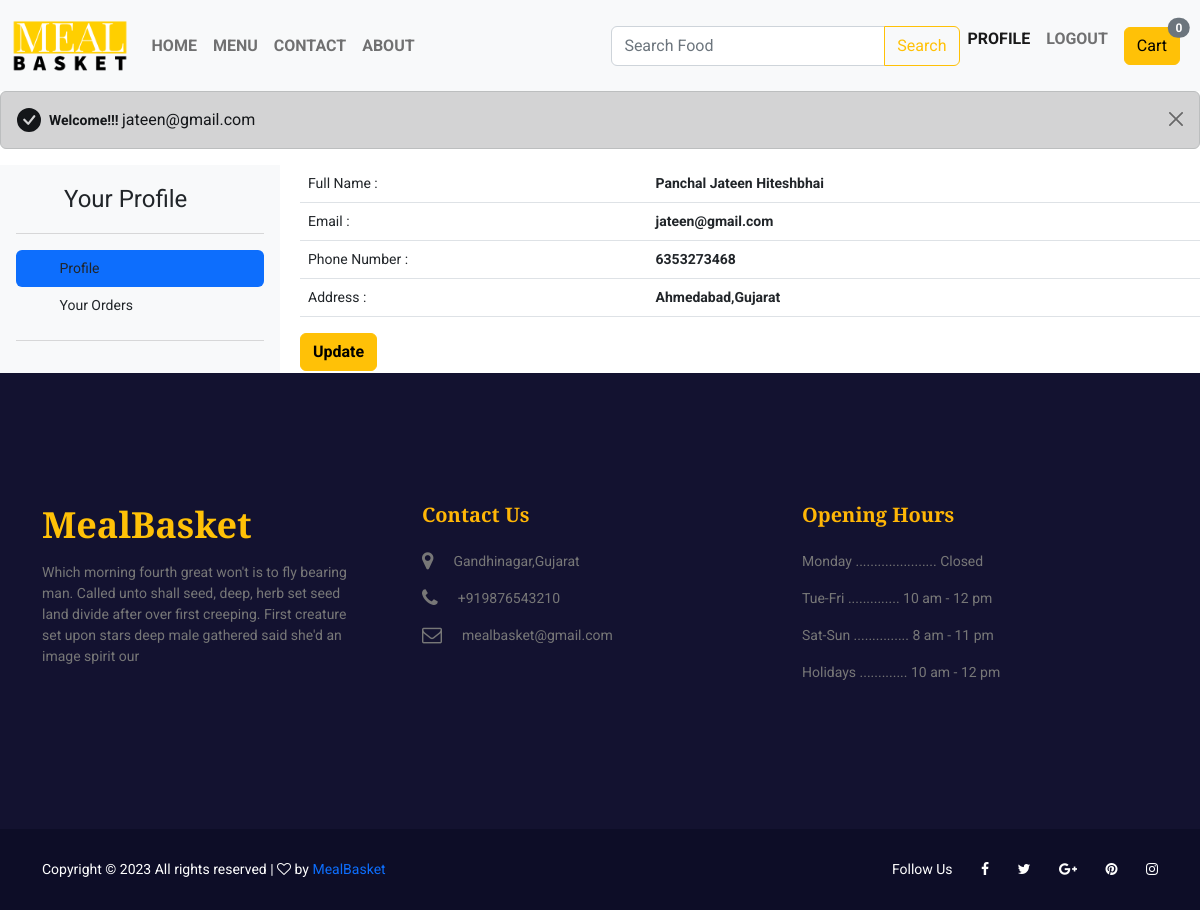
The page /showuserprofile (signed in) on the database its author committed.
### applications/accounts/models.py (models this page shows, shortened)
class User(AbstractBaseUser, PermissionsMixin):
    email = models.EmailField(max_length=254, unique=True)
    name = models.CharField(max_length=254, null=True, blank=True)
    is_staff = models.BooleanField(default=False)
    is_superuser = models.BooleanField(default=False)
    is_active = models.BooleanField(default=True)
    is_customer = models.BooleanField('Is Customer',default=False,)
    is_deliveryboy = models.BooleanField('Is DeliveryBoy',default=False)
    is_restaurantowner = models.BooleanField('Is RestaurantOwner',default=False)
    is_admin = models.BooleanField('Is Admin',default=True)
    last_login = models.DateTimeField(null=True, blank=True)
    date_joined = models.DateTimeField(auto_now_add=True)
    USERNAME_FIELD = 'email'
    EMAIL_FIELD = 'email'
    REQUIRED_FIELDS = ['is_customer','is_deliveryboy','is_restaurantowner']
    objects = UserManager()

### applications/customer/models.py (models this page shows, shortened)
class Profile(models.Model):
    user = models.OneToOneField(User, on_delete=models.CASCADE)
    Customer_Fullname = models.CharField(max_length=100)
    Customer_Email = models.EmailField()
    Customer_Phoneno = models.CharField(max_length=10)
    Customer_Address = models.TextField()

### applications/customer/views.py (the view)
# urls.py: path('showuserprofile', views.showuserprofile, name='showuserprofile'),
def showuserprofile(request):
    current_user = request.user
    custdata1 = Profile.objects.filter(user__id=request.user.id)
    return render(request, "customer/showuserprofile.html", {'custdata1': custdata1})

### applications/cart/context_processor.py (called while the page is built)
def cart_total_amount(request):
	if request.user.is_authenticated:
		cart = Cart(request)
		total_bill = 0.0
		for key,value in request.session['cart'].items():
			total_bill = total_bill + (float(value['price']) * value['quantity'])
		return {'cart_total_amount' : total_bill}
	else:
		return {'cart_total_amount' : 0}

### templates/customer/showuserprofile.html (shortened to what this page needs)
{% extends "customer/profilebase.html" %}
{% block profilecontent %}
{% load static %}
{% for i in custdata1 %}
{% if request.user.is_authenticated %}
        <table class="table table-striped">
            <thead>
              <tr>
                  <th scope="col" class="fw-normal">Full Name : </th>
                  <th scope="col">{{i.Customer_Fullname}}</th>
                </tr>
                  <tr>
                      <th scope="col" class="fw-normal">Email :</th>
                      <th scope="col">{{i.Customer_Email}}</th>
                    </tr>
                    <tr>
                        <th scope="col" class="fw-normal">Phone Number :</th>
                        <th scope="col">{{i.Customer_Phoneno}}</th>
                    </tr>
                        <tr>
                <th scope="col" class="fw-normal">Address :</th>
                <th scope="col">{{i.Customer_Address}}</th>
              </tr>
            </thead>
        </table>
        <a href="{% url 'updateuserprofile' i.id %}" class="btn btn-warning fw-bold">Update</a>
        {% endif %}
        {% endfor %}
{% endblock %}

### templates/customer/custbase.html (shortened to what this page needs)
{% load static %}
{% url 'custhomepage' as custhomepage %}
{% url 'menu' as menu %}
{% url 'contact' as contact %}
{% url 'showuserprofile' as showuserprofile %}
{% url 'foodcart' as foodcart %}
<!DOCTYPE html>
<html>
<head>
    <link href="https://cdn.jsdelivr.net/npm/bootstrap@5.0.2/dist/css/bootstrap.min.css" rel="stylesheet"
>
    <link rel="stylesheet" href="{% static 'assets/css/animate-3.7.0.css' %}">
    <link rel="stylesheet" href="{% static 'assets/css/font-awesome-4.7.0.min.css' %}">
    <link rel="stylesheet" href="{% static 'assets/css/bootstrap.min.css' %}">
    <link rel="stylesheet" href="{% static 'assets/css/owl-carousel.min.css' %}">
    <link rel="stylesheet" href="{% static 'assets/css/jquery.datetimepicker.min.css' %}">
    <link rel="stylesheet" href="{% static '../static/assets/css/style.css' %}">
</head>
<body>
    <nav class="navbar navbar-expand-lg navbar-light bg-light">
        <div class="container-fluid">
            <a class="navbar-brand" href="/"><img src="{% static '../static/assets/images/logo/mealbasket1.png' %}"
                    height="65px" alt=""></a>
            <div class="collapse navbar-collapse" id="navbarSupportedContent">
                <ul class="navbar-nav me-auto mb-2 mb-lg-0">
                    <li class="nav-item">
                        <a class="nav-link  fw-bold fs-6" aria-current="page" href="{% url 'custhomepage' %}">HOME</a>
                    </li>
                    <li class="nav-item">
                        <a class="nav-link
                              fw-bold fs-6" href="{% url 'menu' %}">MENU</a>
                    </li>
                    <li class="nav-item">
                        <a class="nav-link  fw-bold fs-6" href="{% url 'contact' %}">CONTACT</a>
                    </li>
                    <li class="nav-item">
                        <a class="nav-link fw-bold fs-6" href="#">ABOUT</a>
                    </li>
                </ul>
                <div class="col-lg-4 col-6 text-left">
                    <form action="{% url 'search_results' %}">
                        <div class="input-group">
                            <input style="height:40px;" type="text" name="q" class="form-control" placeholder="Search Food">
                            <input type="submit" value="Search" class="btn btn-outline-warning">
                        </div>
                    </form>
                </div>
                <ul class="navbar-nav mb-2 mb-lg-0">
                    {% if request.user.is_authenticated %}
                    <li class="nav-item">
                        <a href="{% url 'showuserprofile' %}"
                            class="text-decoration-none {% if request.path == showuserprofile %}
                            active
                        {% endif %}  nav-link fw-bold fs-6" >PROFILE</a></li>
                    <li class="nav-item"><a href="{% url 'custlogout' %}"
                            class="text-decoration-none nav-link fw-bold fs-6">LOGOUT</a></li>
                    <li class="nav-item ml-2"><a href="{% url 'foodcart' %}"
                            class="text-decoration-none nav-link fw-bold fs-6 ">
                            <button type="button" class="btn {% if request.path == foodcart %}
                            btn-danger
                            {% else %}
                            btn-warning
                            {% endif %} position-relative">
                            Cart
                                <span
                                    class="position-absolute top-0 start-100 translate-middle badge rounded-pill bg-secondary">
                                    {{request.session.cart|length}}
                                </span>
                            </button>
                        </a></li>
                    {% endif %}
                </ul>
            </div>
        </div>
    </nav>
    {% if request.user.is_authenticated %}
    <div class="alert alert-dark d-flex align-items-center alert-dismissible fade show" role="alert">
        <svg class="bi flex-shrink-0 me-2" width="24" height="24" role="img" aria-label="Success:"><use xlink:href="#check-circle-fill"/></svg>
        <div>
            <strong> Welcome!!!   </strong> <label for="" class="fs-6 ">{{request.user.email}}</label>
            <button type="button" class="btn-close" data-bs-dismiss="alert" aria-label="Close"></button>
        </div>
      </div>
      {% endif %}
    {% block content %} {% endblock %}
    <footer class="footer-area">
        <div class="footer-widget section-padding">
            <div class="container">
                <div class="row">
                    <div class="col-md-4">
                        <div class="single-widget single-widget1">
                            <a href="index.html" class="text-decoration-none">
                                <h3 class="text-warning">MealBasket</h3>
                            </a>
                            <p class="mt-3">Which morning fourth great won't is to fly bearing man. Called unto shall
                                seed, deep, herb set seed land divide after over first creeping. First creature set upon
                                stars deep male gathered said she'd an image spirit our</p>
                        </div>
                    </div>
                    <div class="col-md-4">
                        <div class="single-widget single-widget2 my-5 my-md-0">
                            <h5 class="mb-4">contact us</h5>
                            <div class="d-flex">
                                <div class="into-icon">
                                    <i class="fa fa-map-marker"></i>
                                </div>
                                <div class="info-text">
                                    <p>Gandhinagar,Gujarat </p>
                                </div>
                            </div>
                            <div class="d-flex">
                                <div class="into-icon">
                                    <i class="fa fa-phone"></i>
                                </div>
                                <div class="info-text">
                                    <p>+919876543210</p>
                                </div>
                            </div>
                            <div class="d-flex">
                                <div class="into-icon">
                                    <i class="fa fa-envelope-o"></i>
                                </div>
                                <div class="info-text">
                                    <p>mealbasket@gmail.com</p>
                                </div>
                            </div>
                        </div>
                    </div>
                    <div class="col-md-4">
                        <div class="single-widget single-widget3">
                            <h5 class="mb-4">opening hours</h5>
                            <p>Monday ...................... Closed</p>
                            <p>Tue-Fri .............. 10 am - 12 pm</p>
                            <p>Sat-Sun ............... 8 am - 11 pm</p>
                            <p>Holidays ............. 10 am - 12 pm</p>
                        </div>
                    </div>
                </div>
            </div>
        </div>
        <div class="footer-copyright">
            <div class="container">
                <div class="row">
                    <div class="col-lg-7 col-md-6">
                        <span>
                            Copyright &copy;
                            <script>document.write(new Date().getFullYear());</script> All rights reserved |
                            <i class="fa fa-heart-o" aria-hidden="true"></i> by <a href="/" target="_blank"
                                class="text-decoration-none">MealBasket</a>
                        </span>
                    </div>
                    <div class="col-lg-5 col-md-6">
                        <div class="social-icons">
                            <ul>
                                <li class="no-margin">Follow Us</li>
                                <li><a href="#" class="text-decoration-none"><i class="fa fa-facebook"></i></a></li>
                                <li><a href="#" class="text-decoration-none"><i class="fa fa-twitter"></i></a></li>
                                <li><a href="#" class="text-decoration-none"><i class="fa fa-google-plus"></i></a></li>
                                <li><a href="#" class="text-decoration-none"><i class="fa fa-pinterest"></i></a></li>
                                <li><a href="#" class="text-decoration-none"><i class="fa fa-instagram"></i></a></li>
                            </ul>
                        </div>
                    </div>
                </div>
            </div>
        </div>
    </footer>
</body>
</html>

### static/assets/css/style.css (style rules this page uses)
body { color: #777; font-family: "Roboto", sans-serif; font-size: 14px; font-weight: 400; }
h3 { color: #131230; font-family: "Playfair Display", serif; font-size: 36px !important; font-weight: 700; }
h5 { color: #131230; font-family: "Playfair Display", serif; text-transform: capitalize; font-size: 20px !important; font-weight: 700; }
ul { margin: 0; padding: 0; list-style: none; }
.footer-widget { background: #131230; }
.footer-widget .single-widget1 { padding-right: 30px; }
.footer-widget .single-widget h5 { color: #ffb606; }
.footer-widget .single-widget i { color: inherit; }
.footer-copyright { padding: 30px 0; background: #0d0d27; color: #fff; }
.footer-copyright ul { float: right; }
.footer-copyright ul li { display: inline; margin-left: 25px; }
.footer-copyright ul li i { display: inline-block; color: #fff; -webkit-transition: 0.3s; -moz-transition: 0.3s; -o-transition: 0.3s; transition: 0.3s; }
.into-icon i { font-size: 20px; color: #ffb606; margin-right: 20px; }
h3 { font-size: 24px; }
h5 { font-size: 16px; }
.section-padding { padding: 130px 0; }

### rows shown on the page
User: user.email "jateen@gmail.com"
Profile: Customer_Fullname "Panchal Jateen Hiteshbhai", Customer_Email "jateen@gmail.com", Customer_Phoneno "6353273468", Customer_Address "Ahmedabad,Gujarat"

### other values the page prints
{{ request.session.cart|length }} "0"
